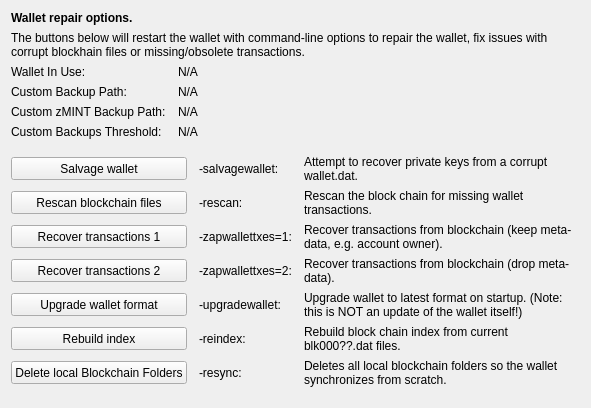
     <widget class="QWidget" name="tab_repair">
      <attribute name="title">
       <string>&amp;Wallet Repair</string>
      </attribute>
      <layout class="QGridLayout" name="gridLayout_4" columnstretch="0,0,0,0">
       <property name="horizontalSpacing">
        <number>12</number>
       </property>
       <item row="0" column="0" colspan="4">
        <widget class="QLabel" name="label_repair_header">
         <property name="font">
          <font>
           <weight>75</weight>
           <bold>true</bold>
          </font>
         </property>
         <property name="text">
          <string>Wallet repair options.</string>
         </property>
        </widget>
       </item>
       <item row="1" column="0" colspan="4">
        <widget class="QLabel" name="label_repair_helptext">
         <property name="font">
          <font>
           <weight>50</weight>
           <bold>false</bold>
          </font>
         </property>
         <property name="text">
          <string>The buttons below will restart the wallet with command-line options to repair the wallet, fix issues with corrupt blockhain files or missing/obsolete transactions.</string>
         </property>
         <property name="wordWrap">
          <bool>true</bool>
         </property>
        </widget>
       </item>
       <item row="2" column="0">
        <widget class="QLabel" name="wallet_path_label">
         <property name="text">
          <string>Wallet In Use:</string>
         </property>
        </widget>
       </item>
       <item row="2" column="1" colspan="3">
        <widget class="QLabel" name="wallet_path">
         <property name="cursor">
          <cursorShape>IBeamCursor</cursorShape>
         </property>
         <property name="text">
          <string>N/A</string>
         </property>
         <property name="textFormat">
          <enum>Qt::PlainText</enum>
         </property>
         <property name="textInteractionFlags">
          <set>Qt::LinksAccessibleByMouse|Qt::TextSelectableByKeyboard|Qt::TextSelectableByMouse</set>
         </property>
        </widget>
       </item>
       <item row="3" column="0">
        <widget class="QLabel" name="wallet_custombackuppath_label">
         <property name="visible">
          <bool>false</bool>
         </property>
         <property name="text">
          <string>Custom Backup Path:</string>
         </property>
        </widget>
       </item>
       <item row="3" column="1" colspan="3">
        <widget class="QLabel" name="wallet_custombackuppath">
         <property name="cursor">
          <cursorShape>IBeamCursor</cursorShape>
         </property>
         <property name="visible">
          <bool>false</bool>
         </property>
         <property name="text">
          <string>N/A</string>
         </property>
         <property name="textFormat">
          <enum>Qt::PlainText</enum>
         </property>
         <property name="textInteractionFlags">
          <set>Qt::LinksAccessibleByMouse|Qt::TextSelectableByKeyboard|Qt::TextSelectableByMouse</set>
         </property>
        </widget>
       </item>
       <item row="4" column="0">
        <widget class="QLabel" name="wallet_customzbibbackuppath_label">
         <property name="visible">
          <bool>false</bool>
         </property>
         <property name="text">
          <string>Custom zMINT Backup Path:</string>
         </property>
        </widget>
       </item>
       <item row="4" column="1" colspan="3">
        <widget class="QLabel" name="wallet_customzbibbackuppath">
         <property name="cursor">
          <cursorShape>IBeamCursor</cursorShape>
         </property>
         <property name="visible">
          <bool>false</bool>
         </property>
         <property name="text">
          <string>N/A</string>
         </property>
         <property name="textFormat">
          <enum>Qt::PlainText</enum>
         </property>
         <property name="textInteractionFlags">
          <set>Qt::LinksAccessibleByMouse|Qt::TextSelectableByKeyboard|Qt::TextSelectableByMouse</set>
         </property>
        </widget>
       </item>
       <item row="5" column="0">
        <widget class="QLabel" name="wallet_custombackupthreshold_label">
         <property name="visible">
          <bool>false</bool>
         </property>
         <property name="text">
          <string>Custom Backups Threshold:</string>
         </property>
        </widget>
       </item>
       <item row="5" column="1" colspan="3">
        <widget class="QLabel" name="wallet_custombackupthreshold">
         <property name="cursor">
          <cursorShape>IBeamCursor</cursorShape>
         </property>
         <property name="visible">
          <bool>false</bool>
         </property>
         <property name="text">
          <string>N/A</string>
         </property>
         <property name="textFormat">
          <enum>Qt::PlainText</enum>
         </property>
         <property name="textInteractionFlags">
          <set>Qt::LinksAccessibleByMouse|Qt::TextSelectableByKeyboard|Qt::TextSelectableByMouse</set>
         </property>
        </widget>
       </item>
       <item row="6" column="0">
        <spacer name="verticalSpacer_repair1">
         <property name="orientation">
          <enum>Qt::Vertical</enum>
         </property>
         <property name="sizeHint" stdset="0">
          <size>
           <width>10</width>
           <height>10</height>
          </size>
         </property>
        </spacer>
       </item>
       <item row="7" column="0" colspan="2">
        <widget class="QPushButton" name="btn_salvagewallet">
         <property name="minimumSize">
          <size>
           <width>100</width>
           <height>23</height>
          </size>
         </property>
         <property name="text">
          <string>Salvage wallet</string>
         </property>
        </widget>
       </item>
       <item row="7" column="2">
        <widget class="QLabel" name="label_repair_salvage_command">
         <property name="text">
          <string notr="true">-salvagewallet:</string>
         </property>
        </widget>
       </item>
       <item row="7" column="3">
        <widget class="QLabel" name="label_repair_salvage">
         <property name="text">
          <string>Attempt to recover private keys from a corrupt wallet.dat.</string>
         </property>
         <property name="wordWrap">
          <bool>true</bool>
         </property>
        </widget>
       </item>
       <item row="8" column="0" colspan="2">
        <widget class="QPushButton" name="btn_rescan">
         <property name="minimumSize">
          <size>
           <width>100</width>
           <height>23</height>
          </size>
         </property>
         <property name="text">
          <string>Rescan blockchain files</string>
         </property>
        </widget>
       </item>
       <item row="8" column="2">
        <widget class="QLabel" name="label_repair_rescan_command">
         <property name="text">
          <string notr="true">-rescan:</string>
         </property>
        </widget>
       </item>
       <item row="8" column="3">
        <widget class="QLabel" name="label_repair_rescan">
         <property name="text">
          <string>Rescan the block chain for missing wallet transactions.</string>
         </property>
         <property name="wordWrap">
          <bool>true</bool>
         </property>
        </widget>
       </item>
       <item row="9" column="0" colspan="2">
        <widget class="QPushButton" name="btn_zapwallettxes1">
         <property name="minimumSize">
          <size>
           <width>100</width>
           <height>23</height>
          </size>
         </property>
         <property name="text">
          <string>Recover transactions 1</string>
         </property>
        </widget>
       </item>
       <item row="9" column="2">
        <widget class="QLabel" name="label_repair_zap1_command">
         <property name="text">
          <string notr="true">-zapwallettxes=1:</string>
         </property>
        </widget>
       </item>
       <item row="9" column="3">
        <widget class="QLabel" name="label_repair_zap1">
         <property name="text">
          <string>Recover transactions from blockchain (keep meta-data, e.g. account owner).</string>
         </property>
         <property name="wordWrap">
          <bool>true</bool>
         </property>
        </widget>
       </item>
       <item row="10" column="0" colspan="2">
        <widget class="QPushButton" name="btn_zapwallettxes2">
         <property name="minimumSize">
          <size>
           <width>100</width>
           <height>23</height>
          </size>
         </property>
         <property name="text">
          <string>Recover transactions 2</string>
         </property>
        </widget>
       </item>
       <item row="10" column="2">
        <widget class="QLabel" name="label_repair_zap2_command">
         <property name="text">
          <string notr="true">-zapwallettxes=2:</string>
         </property>
        </widget>
       </item>
       <item row="10" column="3">
        <widget class="QLabel" name="label_repair_zap2">
         <property name="text">
          <string>Recover transactions from blockchain (drop meta-data).</string>
         </property>
         <property name="wordWrap">
          <bool>true</bool>
         </property>
        </widget>
       </item>
       <item row="11" column="0" colspan="2">
        <widget class="QPushButton" name="btn_upgradewallet">
         <property name="minimumSize">
          <size>
           <width>100</width>
           <height>23</height>
          </size>
         </property>
         <property name="text">
          <string>Upgrade wallet format</string>
         </property>
        </widget>
       </item>
       <item row="11" column="2">
        <widget class="QLabel" name="label_repair_upgrade_command">
         <property name="text">
          <string notr="true">-upgradewallet:</string>
         </property>
        </widget>
       </item>
       <item row="11" column="3">
        <widget class="QLabel" name="label_repair_upgrade">
         <property name="text">
          <string>Upgrade wallet to latest format on startup. (Note: this is NOT an update of the wallet itself!)</string>
         </property>
         <property name="wordWrap">
          <bool>true</bool>
         </property>
        </widget>
       </item>
       <item row="12" column="0" colspan="2">
        <widget class="QPushButton" name="btn_reindex">
         <property name="minimumSize">
          <size>
           <width>100</width>
           <height>23</height>
          </size>
         </property>
         <property name="text">
          <string>Rebuild index</string>
         </property>
        </widget>
       </item>
       <item row="12" column="2">
        <widget class="QLabel" name="label_repair_reindex_command">
         <property name="text">
          <string notr="true">-reindex:</string>
         </property>
        </widget>
       </item>
       <item row="12" column="3">
        <widget class="QLabel" name="label_repair_reindex">
         <property name="text">
          <string>Rebuild block chain index from current blk000??.dat files.</string>
         </property>
         <property name="wordWrap">
          <bool>true</bool>
         </property>
        </widget>
       </item>
       <item row="13" column="0" colspan="2">
        <widget class="QPushButton" name="btn_resync">
         <property name="minimumSize">
          <size>
           <width>100</width>
           <height>23</height>
          </size>
         </property>
         <property name="text">
          <string>Delete local Blockchain Folders</string>
         </property>
        </widget>
       </item>
       <item row="13" column="2">
        <widget class="QLabel" name="label_repair_resync_command">
         <property name="text">
          <string>-resync:</string>
         </property>
        </widget>
       </item>
       <item row="13" column="3">
        <widget class="QLabel" name="label_repair_resync">
         <property name="text">
          <string>Deletes all local blockchain folders so the wallet synchronizes from scratch.</string>
         </property>
         <property name="wordWrap">
          <bool>true</bool>
         </property>
        </widget>
       </item>
       <item row="14" column="0">
        <spacer name="verticalSpacer_repair2">
         <property name="orientation">
          <enum>Qt::Vertical</enum>
         </property>
         <property name="sizeHint" stdset="0">
          <size>
           <width>20</width>
           <height>10</height>
          </size>
         </property>
        </spacer>
       </item>
      </layout>
     </widget>
